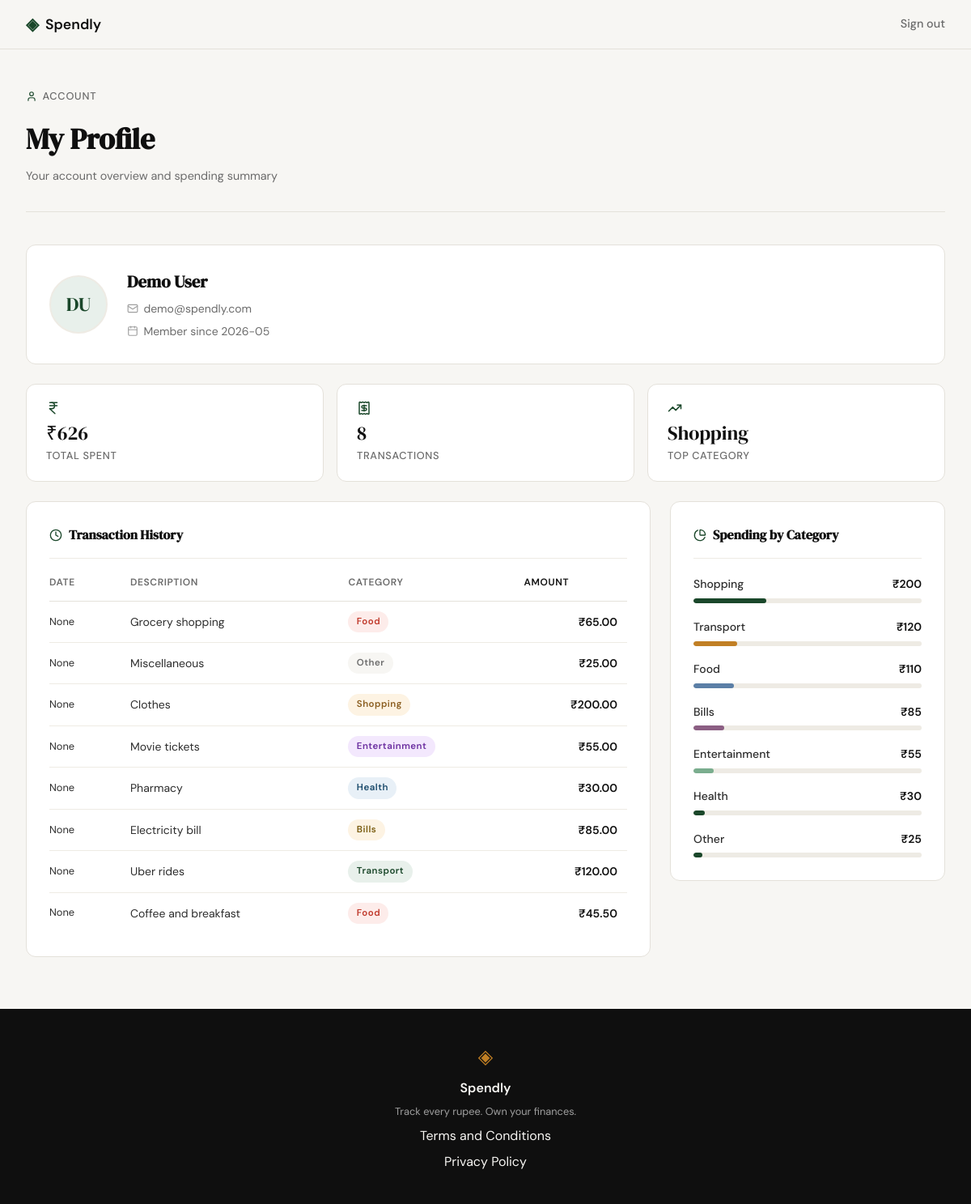
Screenshot of /profile (signed in) with the database file from the repository.
### tables this page shows
CREATE TABLE users (
                id INTEGER PRIMARY KEY AUTOINCREMENT,
                name TEXT NOT NULL,
                email TEXT UNIQUE NOT NULL,
                password_hash TEXT NOT NULL,
                created_at TEXT DEFAULT (datetime('now'))
            );

CREATE TABLE expenses (
                id INTEGER PRIMARY KEY AUTOINCREMENT,
                user_id INTEGER NOT NULL,
                amount REAL NOT NULL,
                category TEXT NOT NULL,
                date TEXT NOT NULL,
                description TEXT,
                created_at TEXT DEFAULT (datetime('now')),
                FOREIGN KEY (user_id) REFERENCES users(id)
            );

### app.py (the view)
@app.route("/profile")
def profile():
    if not session.get("user_id"):
        flash("Please sign in to view your profile.", "error")
        return redirect(url_for("login"))
    user_id = session["user_id"]
    db_user = get_user_by_id(user_id)
    name_parts = db_user["name"].split()
    initials = "".join(part[0] for part in name_parts[:2]).upper()
    member_since = db_user["created_at"][:7]  # "YYYY-MM"
    user = {
        "name": db_user["name"],
        "email": db_user["email"],
        "member_since": member_since,
        "initials": initials,
    }
    stats = {
        "total_spent": get_total_spent(user_id),
        "transaction_count": get_expense_count(user_id),
        "top_category": get_top_category(user_id),
    }
    transactions = get_expenses_by_user(user_id)
    categories = get_category_breakdown(user_id)
    return render_template(
        "profile.html",
        user=user,
        stats=stats,
        transactions=transactions,
        categories=categories,
    )

### database/db.py (called while the page is built)
def get_db():
    conn = sqlite3.connect(DB_PATH)
    conn.row_factory = sqlite3.Row
    conn.execute("PRAGMA foreign_keys = ON")
    return conn

def get_user_by_id(user_id):
    conn = get_db()
    user = conn.execute(
        "SELECT id, name, email, created_at FROM users WHERE id = ?", (user_id,)
    ).fetchone()
    conn.close()
    return dict(user) if user else None

def get_expenses_by_user(user_id):
    conn = get_db()
    rows = conn.execute(
        "SELECT strftime('%b %d, %Y', date) as date, description, category, amount "
        "FROM expenses WHERE user_id = ? ORDER BY date DESC, id DESC",
        (user_id,)
    ).fetchall()
    conn.close()
    return [dict(row) for row in rows]

def get_total_spent(user_id):
    conn = get_db()
    row = conn.execute(
        "SELECT COALESCE(SUM(amount), 0) FROM expenses WHERE user_id = ?", (user_id,)
    ).fetchone()
    conn.close()
    return round(float(row[0]), 2)

def get_expense_count(user_id):
    conn = get_db()
    row = conn.execute(
        "SELECT COUNT(*) FROM expenses WHERE user_id = ?", (user_id,)
    ).fetchone()
    conn.close()
    return int(row[0])

def get_top_category(user_id):
    conn = get_db()
    row = conn.execute(
        "SELECT category, SUM(amount) as total FROM expenses WHERE user_id = ? "
        "GROUP BY category ORDER BY total DESC LIMIT 1",
        (user_id,)
    ).fetchone()
    conn.close()
    return row["category"] if row else "None"

def get_category_breakdown(user_id):
    conn = get_db()
    rows = conn.execute(
        "SELECT category, SUM(amount) as total FROM expenses WHERE user_id = ? "
        "GROUP BY category ORDER BY total DESC",
        (user_id,)
    ).fetchall()
    conn.close()
    total = sum(float(row["total"]) for row in rows)
    if not rows:
        return []
    return [
        {
            "name": row["category"],
            "amount": round(float(row["total"]), 2),
            "pct": round(float(row["total"]) / total * 100, 1),
        }
        for row in rows
    ]

### templates/profile.html (shortened to what this page needs)
{% extends "base.html" %}
{% set page_title = "Profile" %}
{% block content %}
<div class="profile-page">
  <div class="profile-header">
    <div class="profile-header-inner">
      <div class="profile-breadcrumb">
        <i data-lucide="user" class="profile-breadcrumb-icon"></i>
        <span>Account</span>
      </div>
      <h1 class="profile-title">My Profile</h1>
      <p class="profile-subtitle">Your account overview and spending summary</p>
    </div>
  </div>
  <div class="profile-body">
    <section class="profile-card profile-card-user">
      <div class="profile-avatar">{{ user.initials }}</div>
      <div class="profile-user-details">
        <h2 class="profile-user-name">{{ user.name }}</h2>
        <p class="profile-user-email">
          <i data-lucide="mail" class="profile-detail-icon"></i>
          {{ user.email }}
        </p>
        <p class="profile-user-since">
          <i data-lucide="calendar" class="profile-detail-icon"></i>
          Member since {{ user.member_since }}
        </p>
      </div>
    </section>
    <section class="profile-stats-row">
      <div class="profile-stat">
        <i data-lucide="indian-rupee" class="profile-stat-icon"></i>
        <span class="profile-stat-value">₹{{ "%.0f"|format(stats.total_spent) }}</span>
        <span class="profile-stat-label">Total Spent</span>
      </div>
      <div class="profile-stat">
        <i data-lucide="receipt" class="profile-stat-icon"></i>
        <span class="profile-stat-value">{{ stats.transaction_count }}</span>
        <span class="profile-stat-label">Transactions</span>
      </div>
      <div class="profile-stat">
        <i data-lucide="trending-up" class="profile-stat-icon"></i>
        <span class="profile-stat-value">{{ stats.top_category }}</span>
        <span class="profile-stat-label">Top Category</span>
      </div>
    </section>
    <div class="profile-columns">
      <section class="profile-card profile-card-table">
        <div class="profile-section-header">
          <i data-lucide="clock" class="profile-section-icon"></i>
          <h3 class="profile-section-title">Transaction History</h3>
        </div>
        <div class="profile-table-wrap">
          <table class="profile-table">
            <thead>
              <tr>
                <th>Date</th>
                <th>Description</th>
                <th>Category</th>
                <th class="profile-table-amount">Amount</th>
              </tr>
            </thead>
            <tbody>
              {% for tx in transactions %}
              <tr>
                <td class="profile-td-date">{{ tx.date }}</td>
                <td class="profile-td-desc">{{ tx.description }}</td>
                <td><span class="badge badge-{{ tx.category|lower }}">{{ tx.category }}</span></td>
                <td class="profile-table-amount">₹{{ "%.2f"|format(tx.amount) }}</td>
              </tr>
              {% endfor %}
            </tbody>
          </table>
        </div>
      </section>
      <section class="profile-card profile-card-categories">
        <div class="profile-section-header">
          <i data-lucide="pie-chart" class="profile-section-icon"></i>
          <h3 class="profile-section-title">Spending by Category</h3>
        </div>
        <div class="category-list">
          {% for cat in categories %}
          <div class="category-row">
            <div class="category-meta">
              <span class="category-name">{{ cat.name }}</span>
              <span class="category-amount">₹{{ "%.0f"|format(cat.amount) }}</span>
            </div>
            <div class="category-track">
              <div class="category-bar category-bar-{{ loop.index }}" style="width: {{ cat.pct }}%"></div>
            </div>
          </div>
          {% endfor %}
        </div>
      </section>
    </div>
  </div>
</div>
{% endblock %}

### templates/base.html (shortened to what this page needs)
<!DOCTYPE html>
<html lang="en">
<head>
    <link rel="stylesheet" href="{{ url_for('static', filename='css/style.css') }}">
</head>
<body>
    <nav class="navbar">
        <div class="nav-inner">
            <a href="{{ url_for('landing') }}" class="nav-brand">
                <span class="brand-icon">◈</span>
                <span class="brand-name">Spendly</span>
            </a>
            <div class="nav-links">
                {% if session.user_id %}
                <a href="{{ url_for('logout') }}">Sign out</a>
                {% else %}
                <a href="{{ url_for('login') }}">Sign in</a>
                <a href="{{ url_for('register') }}" class="nav-cta">Get started</a>
                {% endif %}
            </div>
        </div>
    </nav>
    <main class="main-content">
        {% block content %}{% endblock %}
    </main>
    <footer class="footer">
        <div class="footer-inner">
            <span class="brand-icon">◈</span>
            <span class="footer-name">Spendly</span>
            <p class="footer-copy">Track every rupee. Own your finances.</p>
            <a href="/terms">Terms and Conditions</a>
            <a href="/privacy">Privacy Policy</a>
        </div>
    </footer>
</body>
</html>

### rows the page displays
users: name "Demo User", email "demo@spendly.com"
expenses: top_category "Shopping", date "None", description "Clothes", category "Shopping", amount "200.00"
expenses: date "None", description "Grocery shopping", category "Food", amount "65.00"
expenses: date "None", description "Miscellaneous", category "Other", amount "25.00"
expenses: date "None", description "Movie tickets", category "Entertainment", amount "55.00"
expenses: date "None", description "Pharmacy", category "Health", amount "30.00"
expenses: date "None", description "Electricity bill", category "Bills", amount "85.00"
expenses: date "None", description "Uber rides", category "Transport", amount "120.00"
expenses: date "None", description "Coffee and breakfast", category "Food", amount "45.50"

### other values shown
{{ user.initials }} "DU"
{{ user.member_since }} "2026-05"
{{ "%.0f"|format(stats.total_spent) }} "626"
{{ stats.transaction_count }} "8"
{{ cat.name }} "Shopping" "Transport" "Food" "Bills" "Entertainment" "Health" "Other"
{{ "%.0f"|format(cat.amount) }} "200" "120" "110" "85" "55" "30" "25"
